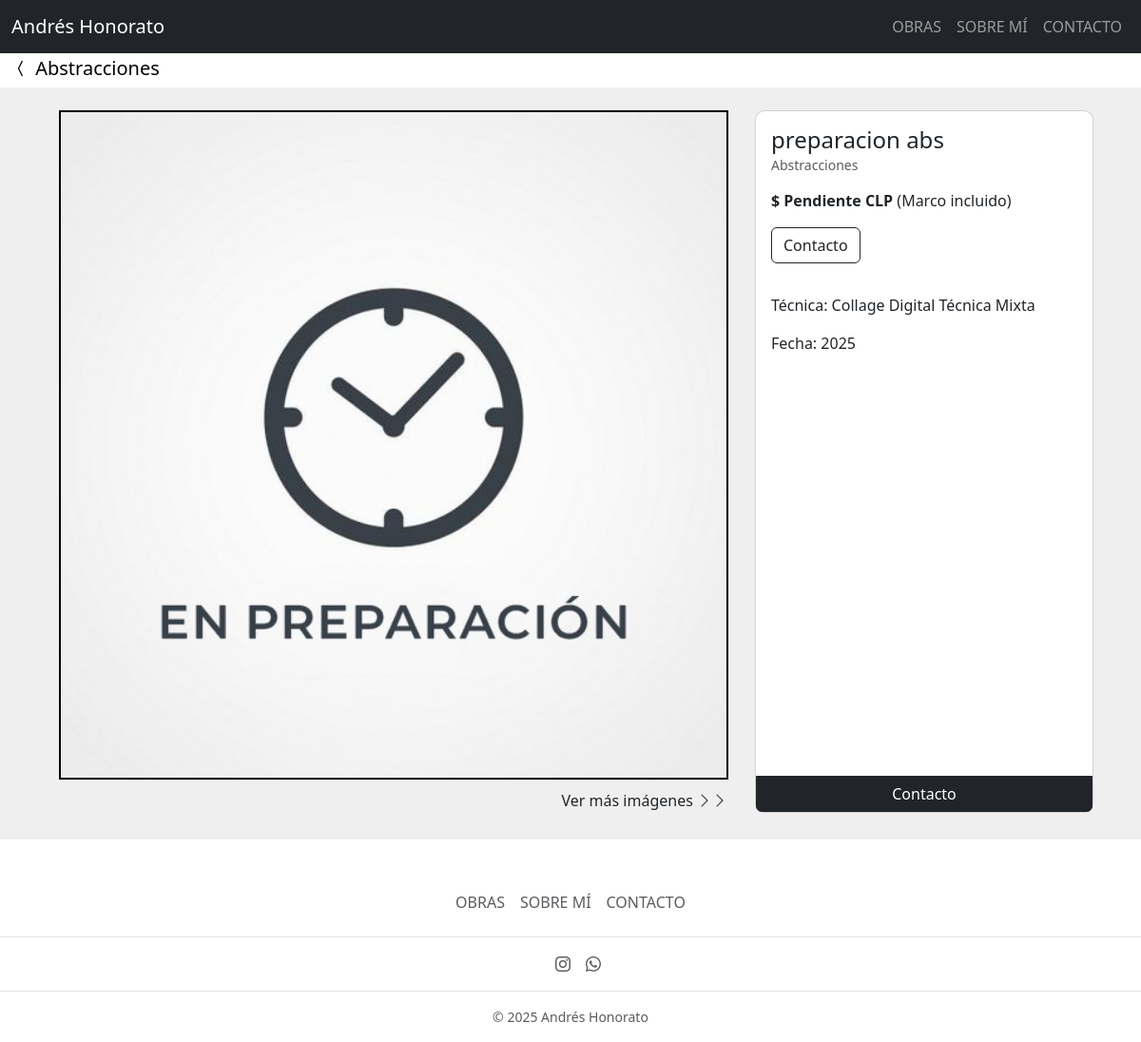
The app's page /coleccion/?coleccion=Abstracciones, older data.
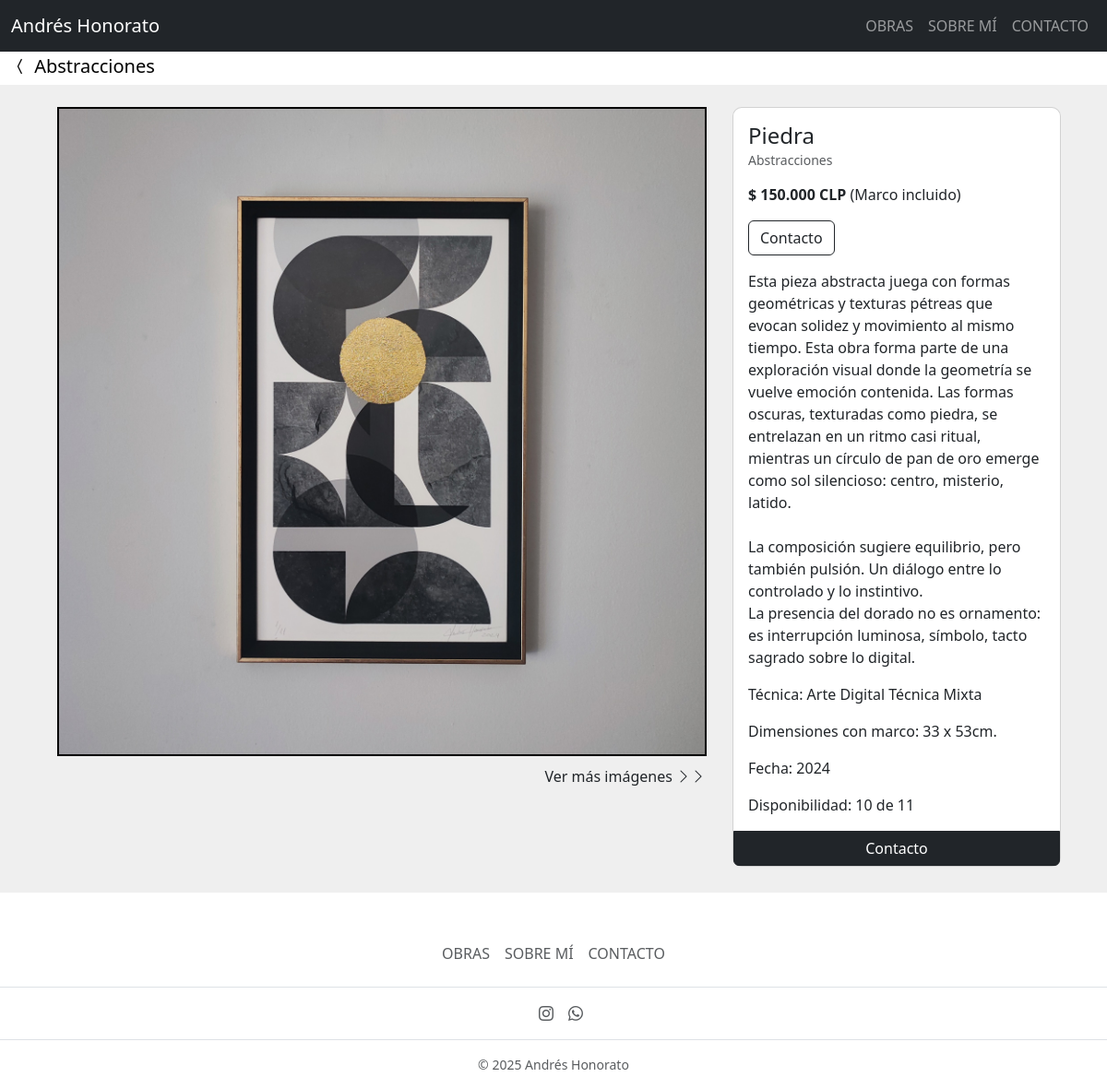
The same page, newer data.
### home/models.py (models this page shows, shortened)
class Coleccion(models.Model):
    nombre = models.CharField(max_length=200)
    descripcion = models.TextField(blank=True)
    fecha = models.DateField()
    creado = models.DateTimeField(auto_now_add=True)
    actulizado = models.DateTimeField(auto_now=True)
    orden = models.PositiveIntegerField(blank=True, null=True)
    def __str__(self):
        return f"{self.nombre}"

class Cuadro(models.Model):
    nombre = models.CharField(max_length=200)
    autor = models.CharField(default="Andrés Honorato", max_length=200)
    coleccion = models.ForeignKey(
        Coleccion, on_delete=models.CASCADE, related_name='coleccionX', blank=True, null=True)
    tecnica = models.ForeignKey(
        Tecnica, on_delete=models.CASCADE, related_name='tecnicaX', blank=True, null=True)
    descripcion = models.TextField(blank=True)
    fecha = models.DateField()
    colores = models.CharField(max_length=200, blank=True)
    cantidad_inicial = models.PositiveIntegerField(blank=True, null=True)
    cantidad_vendida = models.PositiveIntegerField(blank=True, null=True)
    marco_sin = models.CharField(max_length=100, blank=True)
    marco_con = models.CharField(max_length=100, blank=True)
    precio_sin = models.PositiveIntegerField(blank=True, null=True)
    precio_con = models.PositiveIntegerField(blank=True, null=True)
    descuento = models.PositiveIntegerField(blank=True, null=True)
    envio1 = models.PositiveIntegerField(blank=True, null=True)
    envio2 = models.PositiveIntegerField(blank=True, null=True)
    orden = models.PositiveIntegerField(blank=True, null=True)
    vendido = models.BooleanField(default=False)
    imagen1 = models.ImageField(default='cuadros/en_preparacion.jpg', upload_to='cuadros', validators=[FileExtensionValidator(
        ['png', 'jpg', 'jpeg'])])
    imagen2 = models.ImageField(upload_to='cuadros', validators=[
                                FileExtensionValidator(['png', 'jpg', 'jpeg'])], blank=True)
    imagen3 = models.ImageField(upload_to='cuadros', validators=[
                                FileExtensionValidator(['png', 'jpg', 'jpeg'])], blank=True)
    imagen4 = models.ImageField(upload_to='cuadros', validators=[
                                FileExtensionValidator(['png', 'jpg', 'jpeg'])], blank=True)
    imagen5 = models.ImageField(upload_to='cuadros', validators=[
                                FileExtensionValidator(['png', 'jpg', 'jpeg'])], blank=True)
    imagen6 = models.ImageField(upload_to='cuadros', validators=[
                                FileExtensionValidator(['png', 'jpg', 'jpeg'])], blank=True)
    imagen7 = models.ImageField(upload_to='cuadros', validators=[
                                FileExtensionValidator(['png', 'jpg', 'jpeg'])], blank=True)
    imagen8 = models.ImageField(upload_to='cuadros', validators=[
                                FileExtensionValidator(['png', 'jpg', 'jpeg'])], blank=True)
    imagen9 = models.ImageField(upload_to='cuadros', validators=[
                                FileExtensionValidator(['png', 'jpg', 'jpeg'])], blank=True)
    creado = models.DateTimeField(auto_now_add=True)
    actulizado = models.DateTimeField(auto_now=True)
    def cuadros_disponibles(self):
        if self.cantidad_inicial:
            cuadros_disponibles = self.cantidad_inicial - self.cantidad_vendida
            return cuadros_disponibles
    @property
    def precio_punto_con(self):
        if self.precio_con is not None:
            coma = f"{self.precio_con:,}"
            punto = coma.replace(',', '.')
            return punto
        else:
            return "Pendiente"

class Tecnica(models.Model):
    nombre = models.CharField(max_length=200)
    descripcion = models.TextField(blank=True)
    fecha = models.DateField()
    creado = models.DateTimeField(auto_now_add=True)
    actulizado = models.DateTimeField(auto_now=True)
    def __str__(self):
        return f"{self.nombre}"

### home/views.py (the view)
# urls.py: path('coleccion/', coleccion_view, name='coleccion-view'),
def coleccion_view(request):
    coleccion = request.GET.get('coleccion')
    if coleccion:
        try:
            coleccion = Coleccion.objects.get(nombre=coleccion)
            cuadros = Cuadro.objects.filter(coleccion=coleccion)
        except Coleccion.DoesNotExist:
            try:
                tecnica = Tecnica.objects.get(nombre=coleccion)
                cuadros = Cuadro.objects.filter(tecnica=tecnica)
            except Tecnica.DoesNotExist:
                cuadros = Cuadro.objects.none()
    else:
        cuadros = Cuadro.objects.none()
    context = {
        'cuadros': cuadros,
        'coleccion': coleccion,
    }
    return render(request, 'home/coleccion.html', context)

### home/templates/home/coleccion.html (shortened to what this page needs)
{% extends 'base.html' %}
{% load static %}
{% block content %}
<nav class="navbar navbar-expand-lg bg-body pb-0 pt-1">
  <div class="container-fluid">
    <a class="navbar-brand" href="{% url 'home:obras-view' %}"><i class="bi bi-chevron-compact-left"></i>
      {{ coleccion }}</a>
  </div>
</nav>
{% for cuadro in cuadros %}
<div class="container mb-1 p-4" id="cuadro.id">
  <div class="row">
    <div class="col-md-8 d-flex flex-column align-items-center">
      <div class="row w-100">
        {% if cuadro.imagen1 %}
        <div class="col-md-12 px-2 position-relative">
          <a href="{% url 'home:cuadro-view' cuadro.id %}" class="d-block mb-2">
            <img src="{{ cuadro.imagen1.url }}" class="d-block w-100 clickable-image rounded-image"
              alt="{{ cuadro.nombre }}" style="cursor: pointer;">
          </a>
        </div>
        {% endif %}
        <div class="col-md-12 px-2 text-end">
          <a href="{% url 'home:cuadro-view' cuadro.id %}"
            class="btn btn-link p-0 text-dark text-decoration-none ver-mas-imagenes">
            Ver más imágenes <i class="bi bi-chevron-right"></i><i class="bi bi-chevron-right"></i>
          </a>
        </div>
      </div>
    </div>
    <div class="col-md-4 px-2 cuadro-info">
      <div class="card h-100" style="border-radius: 10px;" id="{{ cuadro.id }}">
        <div class="card-body">
          <div class="row">
            <div class="col-8">
              <a href="{% url 'home:cuadro-view' cuadro.id %}" class="card-title mb-2 text-decoration-none">
                <h6 class="card-title mb-2" style="font-size: 24px;">
                  {{ cuadro.nombre }}
                </h6>
              </a>
            </div>
            <div class="col-4">
            </div>
          </div>
          <a class="card-subtitle text-muted" href="{% url 'home:coleccion-view' %}?coleccion={{ cuadro.coleccion }}"
            style="text-decoration: none;">
            <h6 class="card-subtitle text-muted mb-3" style="font-size: 14px;">{{ cuadro.coleccion }}
            </h6>
          </a>
          {% if cuadro.descuento %}
          <p class="card-text text-danger mb-0" style="text-decoration: line-through;">$ {{ cuadro.precio_punto_con }}
            CLP</p>
          <p class="card-text"><strong>$ {{ cuadro.precio_con_descuento }} CLP</strong> (Marco incluido)</p>
          {% else %}
          <p class="card-text"><strong>$ {{ cuadro.precio_punto_con }} CLP</strong> (Marco incluido)</p>
          {% endif %}
          <a href="{% url 'home:contacto-view'%}" class="btn btn-outline-dark mb-3">Contacto</a>
          <p class="card-text">{{ cuadro.descripcion|linebreaksbr }}</p>
          <p class="card-text">Técnica: {{ cuadro.tecnica }}</p>
          <div class="col-12">
            <ul class="list-unstyled">
              {% if cuadro.marco_con %}
              <li>Dimensiones con marco: {{ cuadro.marco_con }}</li>
              {% endif %}
            </ul>
          </div>
          <p class="card-text">Fecha: {{ cuadro.fecha|date:"Y" }}</p>
          {% if cuadro.cantidad_inicial %}
          <p class="card-text">Disponibilidad: {{ cuadro.cuadros_disponibles }} de {{ cuadro.cantidad_inicial }}</p>
          {% endif %}
        </div>
        <a href="{% url 'home:contacto-view' %}" class="btn btn-dark boton-contacto">Contacto</a>
      </div>
    </div>
  </div>
</div>
<nav class="navbar navbar-expand-lg bg-body py-0">
  <div class="container-fluid position-relative p-0">
    <div class="spacer-new"></div>
  </div>
</nav>
{% endfor %}
{% endblock content %}

### templates/base.html (shortened to what this page needs)
{% load static %}
<!doctype html>
<html lang="en">
<head>
  <link href="https://cdn.jsdelivr.net/npm/bootstrap@5.3.2/dist/css/bootstrap.min.css" rel="stylesheet"
>
  <link rel="stylesheet" href="https://cdn.jsdelivr.net/npm/bootstrap-icons@1.11.1/font/bootstrap-icons.css">
  <link rel="stylesheet" href="{% static 'style.css' %}">
  <link rel="stylesheet" href="{% static 'carousel_swiperJS/swiper-bundle.min.css' %}" />
  <link rel="stylesheet" href="{% static 'carousel_swiperJS/styles-swiper.css' %}" />
</head>
<body>
  {% include 'navbar.html' %}
  <div class="container-fluid text-dark px-0">
    {% block content %}
    {% endblock content %}
  </div>
  <footer class="py-3 my-0 bg-body mt-auto">
    <ul class="nav justify-content-center border-bottom pb-3 mb-3">
      <li class="nav-item"><a href="{% url 'home:obras-view' %}" class="nav-link px-2 text-muted">OBRAS</a></li>
      <li class="nav-item"><a href="{% url 'home:sobre_mi-view' %}" class="nav-link px-2 text-muted">SOBRE MÍ</a></li>
      <li class="nav-item"><a href="{% url 'home:contacto-view' %}" class="nav-link px-2 text-muted">CONTACTO</a></li>
    </ul>
    <ul class="nav justify-content-center border-bottom pb-3 mb-3">
      <li class="ms-3"><a class="text-muted" href="https://www.instagram.com/andreshonoratoarte"><i
            class="bi bi-instagram"></i></a></li>
      <li class="ms-3"><a class="text-muted" href="https://wa.me/56984187288" target="_blank"><i
            class="bi bi-whatsapp"></i></a></li>
    </ul>
    <div class="container text-center text-muted" style="font-size: 14px;">© 2025 Andrés Honorato</div>
  </footer>
</body>
</html>

### templates/navbar.html (shortened to what this page needs)
<nav class="navbar fixed-top navbar-expand-lg bg-dark" data-bs-theme="dark">
  <div class="container-fluid">
    <a class="navbar-brand" id="brand1" href="{% url 'home:home-view' %}"
      data-url-name="{{ request.resolver_match.url_name }}"
      data-coleccion="{% if request.resolver_match.url_name == 'coleccion-view' %}{{ coleccion }}{% endif %}"
      data-cuadro="{% if request.resolver_match.url_name == 'cuadro-view' %}{{ cuadro.nombre }}{% endif %}">
      Andrés Honorato
    </a>
    <div class="collapse navbar-collapse" id="navbarNavDropdown">
      <ul class="navbar-nav ms-auto">
        <li class="nav-item">
          <a class="nav-link {% if request.resolver_match.url_name == 'obras-view' %} active {% endif %}"
            href="{% url 'home:obras-view' %}">OBRAS</a>
        </li>
        <li class="nav-item">
          <a class="nav-link {% if request.resolver_match.url_name == 'sobre_mi-view' %} active {% endif %}"
            href="{% url 'home:sobre_mi-view' %}">SOBRE MÍ</a>
        </li>
        <li class="nav-item">
          <a class="nav-link {% if request.resolver_match.url_name == 'contacto-view' %} active {% endif %}"
            href="{% url 'home:contacto-view' %}">CONTACTO</a>
        </li>
      </ul>
    </div>
  </div>
</nav>
<br>
<br>

### static/style.css (style rules this page uses)
html body { background-color: #efefef; }
.spacer-new { min-width: 100px; min-height: 30px; display: inline-block; }
.rounded-image { border: 2px solid black; }
.boton-contacto { border-top-left-radius: 0; border-top-right-radius: 0; }

Row changes from the older to the newer data that the page shows:
removed Cuadro: imagen1 (picture), nombre "preparacion abs", coleccion "Abstracciones", precio_punto_con "Pendiente", tecnica "Collage Digital Técnica Mixta", fecha "2025"
added Cuadro: imagen1 (picture), nombre "Piedra", coleccion "Abstracciones", precio_punto_con "150.000", descripcion "Esta pieza abstracta juega con formas geométricas y texturas pétreas que evocan solidez y movimiento al mismo tiempo. Esta obra forma parte de una exploración visual donde la geometría se vuelve emoción contenida. Las formas oscuras, texturadas como piedra, se entrelazan en un ritmo casi ritual, mientras un círculo de pan de oro emerge como sol silencioso: centro, misterio, latido. La composición sugiere equilibrio, pero también pulsión. Un diálogo entre lo controlado y lo instintivo. La presencia del dorado no es ornamento: es interrupción luminosa, símbolo, tacto sagrado sobre lo digital.", tecnica "Arte Digital Técnica Mixta", marco_con "33 x 53cm.", fecha "2024", cuadros_disponibles "10", cantidad_inicial "11"
